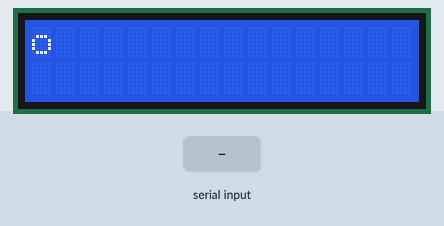
A sketch run on a simulated Arduino Uno, built with avr-gcc and run on an emulated ATmega328P. Shown: 16×2 character LCD. The inputs (shaded band) are chosen by the test bench. The modem accepts every AT command (registered, SIM ready, sends succeed) and sends nothing else; what the sketch prints to the serial monitor is not drawn.

Above: at 1.2 s.
1.3 s: "1\n" received over the second serial link
At 2.6 s:
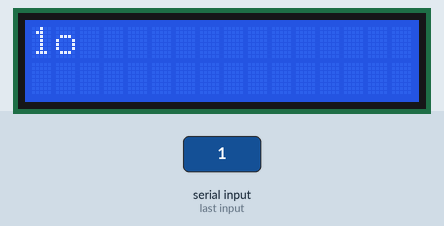
At 3.5 s:
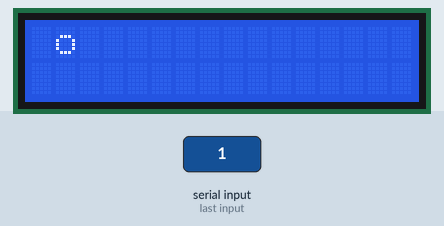
Timing chart, 0 to 5.0 s (numbered marks = the images above; inputs shaded):
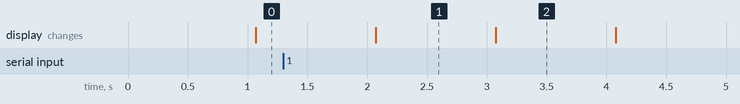

Measured:
- what the display in image 1 shows lasts 1.0 s, from 2.1 s to 3.1 s

The sketch:

sender.ino
```cpp
#include <SoftwareSerial.h>
#include <stdlib.h>
#include <LiquidCrystal.h>

LiquidCrystal lcd(12, 13, 5, 4, 3, 2);

SoftwareSerial HC12(10, 11);
SoftwareSerial laser(8,9);

void setup()
{
  HC12.begin(9600);
  Serial.begin(9600);
  laser.begin(9600);
  lcd.begin(16, 2);
}

char token;
int i = 0;
int cursor = 0;
char buffer[4];

void loop()
{
  HC12.write(i++);

  Serial.write("Transmitter: ");
  Serial.write(itoa(i, buffer, 10));
  Serial.write("\n");

  if (laser.available())
  {
    token = laser.read();
    Serial.write(itoa(token, buffer, 10));
    Serial.write("\n");
    lcd.setCursor(cursor, 0);
    lcd.print(token);
    cursor = (cursor + 1) % 16;
  }
  lcd.setCursor(cursor,0);
  lcd.print('o');


  delay(1000);
  if (i == 255)
  {
    i = 0;
  }
  lcd.clear();
  cursor = 0;
}
```
